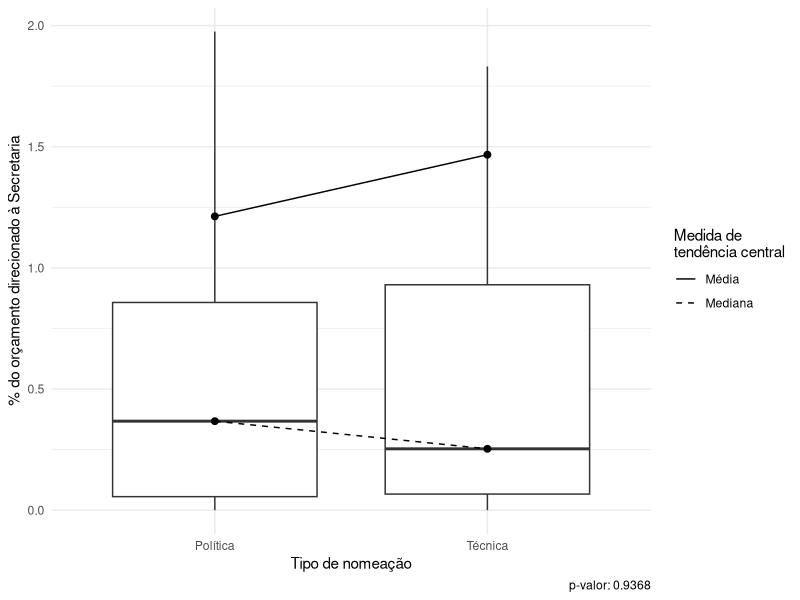

The R source for this figure:
library(dplyr)
library(dplyr)
library(ggplot2)

data <- read.csv("data.csv")[c(17, 18)]
summary(data)

data$X.TOTAL <- as.numeric(gsub(",", ".", data$X.TOTAL))

correct <- function (x) {
  l <- list(
    og       = function(x) x,        #Valor original
    log10    = function(x) log10(x), #Correção no log10
    sqrt     = function(x) sqrt(x),  #Correção na raiz quadrada
    exp      = function(x) exp(x),   #Correção no exponencial
    sqr      = function(x) x^2       #Correção na elevação ao quadrado
  )
  
  c <- data.frame(i = character(), y = numeric()) #Criação de data frame para o gráfico
  
  for (i in names(l)){
    y <- l[[i]](x)                                                    #Aplica correção
    p <- shapiro.test(y)$p.value                                      #Executa o teste de Shapiro-Wilk
    r <- ifelse(p >= 0.05, "Há normalidade", "Não há normalidade")    #Checa se o p-valor obtido indica normalidade
    cat(paste0("Correção: ", i, " | p-valor: ", p, " | ", r, "\n\n")) #Retorna resultado organizado no console
    
    c <- rbind(c, data.frame(i, y)) #Salva resultado no data frame
  }
}
correct(data$X.TOTAL)  

p.value <- round(wilcox.test(X.TOTAL ~ ESCOLHA, data)$p.value, digits = 4)

r <- data %>%
  group_by(ESCOLHA) %>%
  summarise(
    mean   = mean(X.TOTAL,   na.rm = T),
    median = median(X.TOTAL, na.rm = T)
  )
r <- r %>% 
  tidyr::pivot_longer(cols      = c(mean, median),
                      names_to  = "Type",
                      values_to = "Value")

ggplot(data) +
  aes(ESCOLHA, X.TOTAL) +
  geom_boxplot(outliers = F) +
  geom_line(data  = r, aes(x = ESCOLHA, y = Value, group = Type, linetype = Type)) +
  geom_point(data = r, aes(x = ESCOLHA, y = Value), size = 2) +
  scale_linetype_manual(
    values   = c("mean" = "solid", "median" = "dashed"),
    labels   = c("mean" = "Média", "median" = "Mediana"),
  ) +
  labs(
    x = "Tipo de nomeação",
    y = "% do orçamento direcionado à Secretaria",
    linetype = "Medida de\ntendência central",
    caption  = paste("p-valor:", p.value)
  ) +
  theme_minimal()
